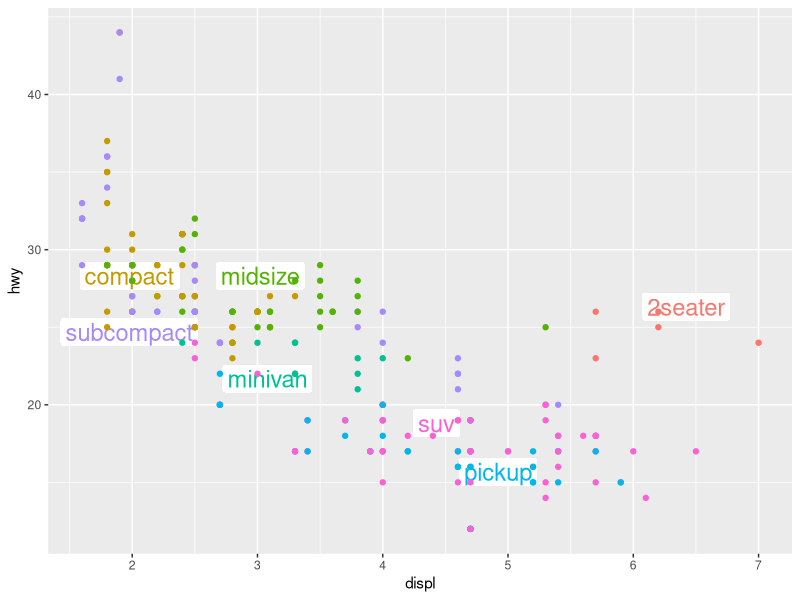

Source code (R):
## ---- chunk 1
#| label: setup
#| include: false

####################################################
## !!!DO NOT MAKE ANY CHANGE OF THIS CODE CHUNK!!!##
####################################################

pkgs <- c("knitr","rmarkdown", "tidyverse", "reticulate", "readxl", "ggplot2", "ggrepel", "formatR")
lapply(pkgs, require, character.only = TRUE)
## ---- chunk 2
#| label: photo


## ---- chunk 3
    #| label: opt-echo
    
    library(tidyverse)
    library(ggplot2)
    class_avg <- mpg |> 
        group_by(class) |> 
        summarise(displ = median(displ), hwy = median(hwy))
    library(ggrepel)
    ggplot(mpg, aes(displ, hwy, colour = class)) + 
        geom_label_repel(aes(label = class), data = class_avg, size = 6, 
                         label.size = 0, segment.color = NA) + 
        geom_point() + theme(legend.position = "none")
## ---- chunk 4
#| label: style

for(k in 1:10){j=cos(sin(k)*k^2)+3;l=exp(k-7*log(k,base=2));print(j*l-5)}
## ---- chunk 5
#| label: cat

cat("I love **Marquette** and *Data Science*!\n")
## ---- chunk 6

## ---- chunk 7
#| label: vec-1

## ---- chunk 8
#| label: vec-2

## ---- chunk 9
#| label: df-1


## ---- chunk 10
#| label: df-2


## ---- chunk 11
#| label: df-3


## ---- chunk 12
#| label: df-4


## ---- chunk 13
#| label: df-5


## ---- chunk 14
#| label: import-1


## ---- chunk 15
#| label: import-2


